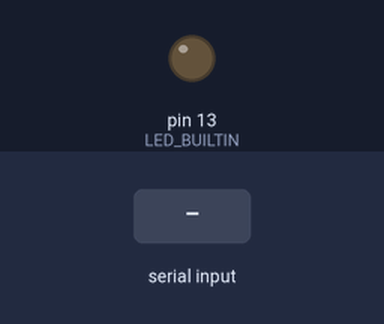
This sketch was run on a simulated Arduino Uno, built with avr-gcc and run on an emulated ATmega328P. Shown: output pins drawn as LEDs (lit = HIGH). The test bench sets the inputs (shaded band).

Above: at 1.2 s.
1.3 s: "ON" received over the second serial link
At 3.0 s:
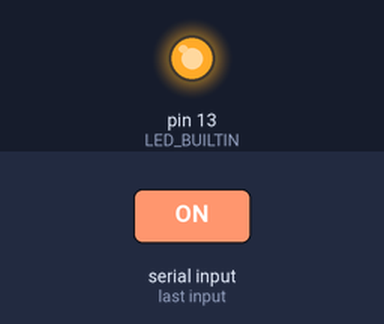
3.8 s: "1" received over the second serial link
At 6.1 s:
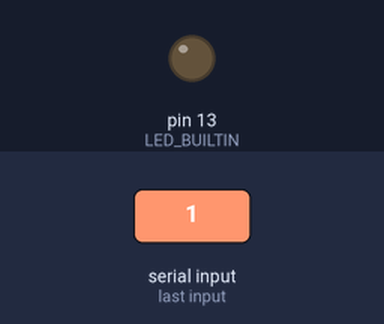
Timing chart, 0 to 7.6 s (numbered marks = the images above; inputs shaded):
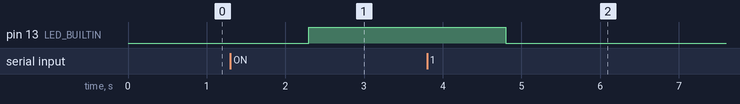

Measured:
- after the input at 1.3 s, pin 13 (LED_BUILTIN): LOW → HIGH after 1.0 s
- after the input at 3.8 s, pin 13 (LED_BUILTIN): HIGH → LOW after 1.0 s

The sketch:

SoftwareSerial_RX.ino
```cpp
//RX
#include <SoftwareSerial.h>
SoftwareSerial mySerial(10,11);

void setup()
{
  pinMode(LED_BUILTIN,OUTPUT);
  mySerial.begin(9600);
  Serial.begin(9600);
}

void loop()
{
  while(mySerial.available()==0);
  String state = mySerial.readString();
  if(state == "ON")
  {
    digitalWrite(LED_BUILTIN,HIGH);
  }
  else
  {
    digitalWrite(LED_BUILTIN,LOW);
  }
}
```
